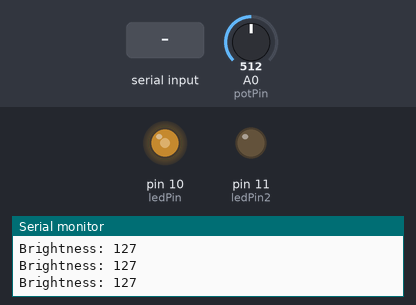
A sketch run on a simulated Arduino Uno, built with avr-gcc and run on an emulated ATmega328P. Shown: output pins drawn as LEDs (lit = HIGH), the last lines printed to the serial monitor. The test bench sets the inputs (shaded band); at power-on: A0 (potPin) = 512.

Above: at 1.2 s.
1.3 s: A0 (potPin) set to 420
At 2.2 s:
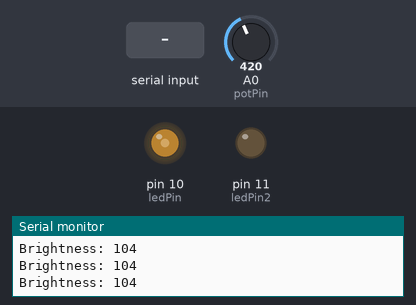
4.3 s: A0 (potPin) set to 386
At 5.2 s:
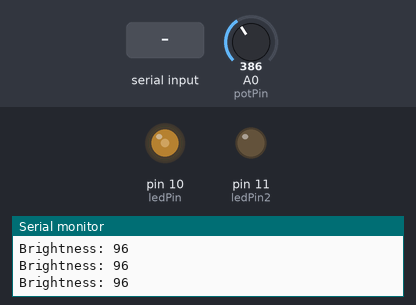
5.8 s: "+" received over Serial
At 6.9 s:
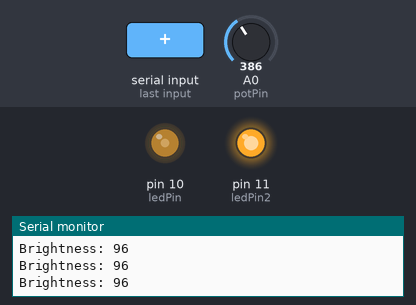
7.3 s: "-" received over Serial
At 7.9 s:
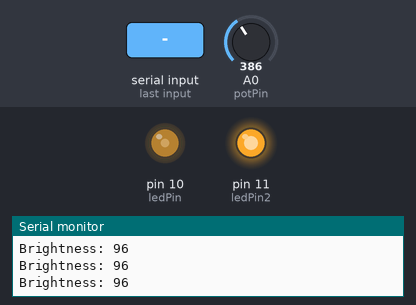
8.8 s: A0 (potPin) set to 716
At 10.0 s:
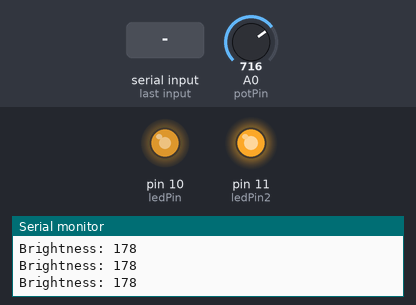
10.3 s: A0 (potPin) set to 240
At 11.4 s:
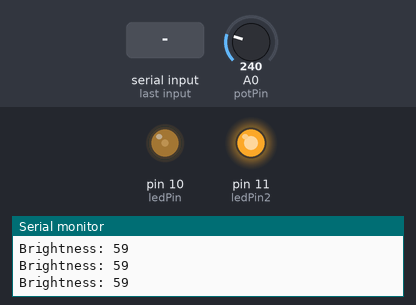
Timing chart, 0 to 12.8 s (numbered marks = the images above; inputs shaded):
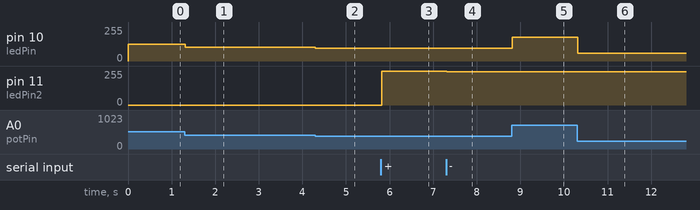

Measured:
- after the input at 1.3 s, pin 10 (ledPin): 127/255 → 104/255 at once
- after the input at 4.3 s, pin 10 (ledPin): 104/255 → 96/255 at once
- after the input at 5.8 s, pin 11 (ledPin2): 0/255 → 255/255 at once
- after the input at 7.3 s, pin 11 (ledPin2): 255/255 → 250/255 at once
- after the input at 8.8 s, pin 10 (ledPin): 96/255 → 178/255 at once
- after the input at 10.3 s, pin 10 (ledPin): 178/255 → 59/255 at once

The sketch:

ledInstensityPWM.ino
```cpp
int ledPin = 10;     // LED connected to digital pin 10
int potPin = A0;     // potentiometer connected to analog pin A0
int brightness = 0;  // variable to store the LED brightness value
int ledPin2=11;

void setup() {
  pinMode(ledPin, OUTPUT);  // set the LED pin as an output
  pinMode(ledPin2,OUTPUT);
  Serial.begin(9600);       // initialize serial communication at 9600 baud
}
int brightness2=255;
void loop() {

  // read the value of the potentiometer and map it to a brightness value between 0 and 255
  int potValue = analogRead(potPin);
  brightness = map(potValue, 0, 1023, 0, 255);

   if (Serial.available()){
    char incomingByte=Serial.read();
    if(incomingByte=='+'&&brightness2<250){
      brightness2+=5;

    }else{
      if(incomingByte=='-'&&brightness2>5){
        brightness2-=5;

      }
      }
        analogWrite(ledPin2,brightness2);
  }
  // set the brightness of the LED
  analogWrite(ledPin, brightness);

  // print the brightness value to the serial console
  Serial.print("Brightness: ");
  Serial.println(brightness);

  delay(1);  // wait for 10 milliseconds before reading the potentiometer again
}
```
